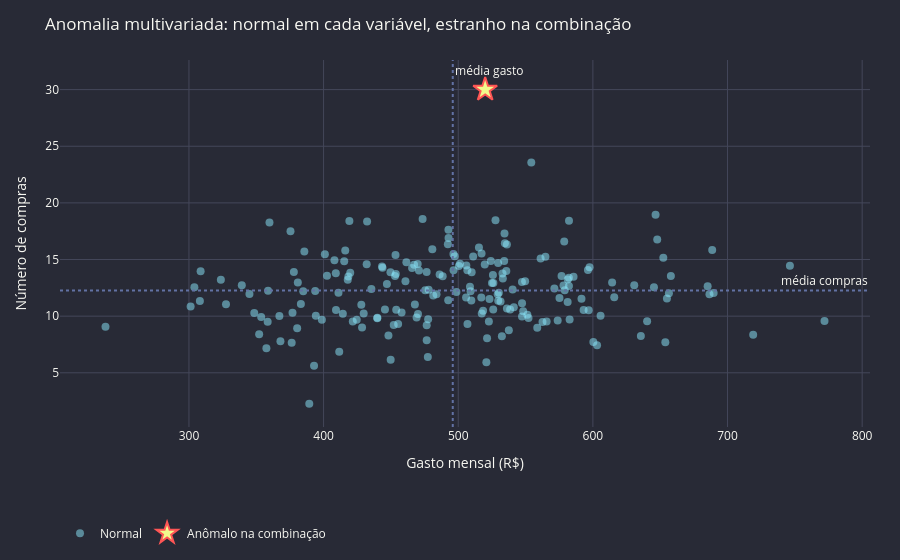

This figure's notebook cell:
### Markdown cell above
## 6. Slide: Limitação univariado — combinação estranha

### Code cell
# Cria um ponto que é normal em cada variável isolada mas anômalo na combinação
np.random.seed(42)
n = 200
x1 = np.random.normal(500, 100, n)
x2 = np.random.normal(12, 3, n)

# Ponto "escondido": gasto médio-Alto mas compras muito altas — não é outlier em nenhuma variável sozinha
ponto_escondido = pd.DataFrame({"gasto": [520], "compras": [30]})

fig_multivariado = go.Figure()
fig_multivariado.add_trace(go.Scatter(
    x=x1, y=x2, mode='markers', name='Normal',
    marker=dict(color=DRACULA['cyan'], size=8, opacity=0.5),
))
fig_multivariado.add_trace(go.Scatter(
    x=ponto_escondido["gasto"], y=ponto_escondido["compras"],
    mode='markers', name='Anômalo na combinação',
    marker=dict(color=DRACULA['yellow'], size=18, symbol='star', line=dict(width=2, color=DRACULA['red'])),
))

# Linhas de referência: médias
fig_multivariado.add_vline(x=np.mean(x1), line_color=DRACULA['muted'], line_dash='dot',
                           annotation_text='média gasto')
fig_multivariado.add_hline(y=np.mean(x2), line_color=DRACULA['muted'], line_dash='dot',
                           annotation_text='média compras')

fig_multivariado.update_xaxes(title="Gasto mensal (R$)")
fig_multivariado.update_yaxes(title="Número de compras")
fig_multivariado = apply_dracula(fig_multivariado, "Anomalia multivariada: normal em cada variável, estranho na combinação")
fig_multivariado.show()

### Figure 1 — Plotly figure (JSON) as saved in the notebook; plotly's stock layout.template omitted (floating-point values rounded to 4 significant figures; data arrays with more than 128 entries replaced by an {"elided": "..."} marker saying what was removed)
{"data": [{"marker": {"color": "#8be9fd", "opacity": 0.5, "size": 8}, "mode": "markers", "name": "Normal", "type": "scatter", "x": {"elided": "200 float values"}, "y": {"elided": "200 float values"}}, {"marker": {"color": "#f1fa8c", "line": {"color": "#ff5555", "width": 2}, "size": 18, "symbol": "star"}, "mode": "markers", "name": "Anômalo na combinação", "type": "scatter", "x": [520], "y": [30]}], "layout": {"annotations": [{"showarrow": false, "text": "média gasto", "x": 495.9, "xanchor": "left", "xref": "x", "y": 1, "yanchor": "top", "yref": "y domain"}, {"showarrow": false, "text": "média compras", "x": 1, "xanchor": "right", "xref": "x domain", "y": 12.26, "yanchor": "bottom", "yref": "y"}], "font": {"color": "#f8f8f2"}, "legend": {"orientation": "h", "y": -0.25}, "margin": {"b": 55, "l": 60, "r": 30, "t": 60}, "paper_bgcolor": "#282a36", "plot_bgcolor": "#282a36", "shapes": [{"line": {"color": "#6272a4", "dash": "dot"}, "type": "line", "x0": 495.9, "x1": 495.9, "xref": "x", "y0": 0, "y1": 1, "yref": "y domain"}, {"line": {"color": "#6272a4", "dash": "dot"}, "type": "line", "x0": 0, "x1": 1, "xref": "x domain", "y0": 12.26, "y1": 12.26, "yref": "y"}], "showlegend": true, "title": {"text": "Anomalia multivariada: normal em cada variável, estranho na combinação"}, "xaxis": {"gridcolor": "#44475a", "title": {"text": "Gasto mensal (R$)"}, "zerolinecolor": "#6272a4"}, "yaxis": {"gridcolor": "#44475a", "title": {"text": "Número de compras"}, "zerolinecolor": "#6272a4"}}}
